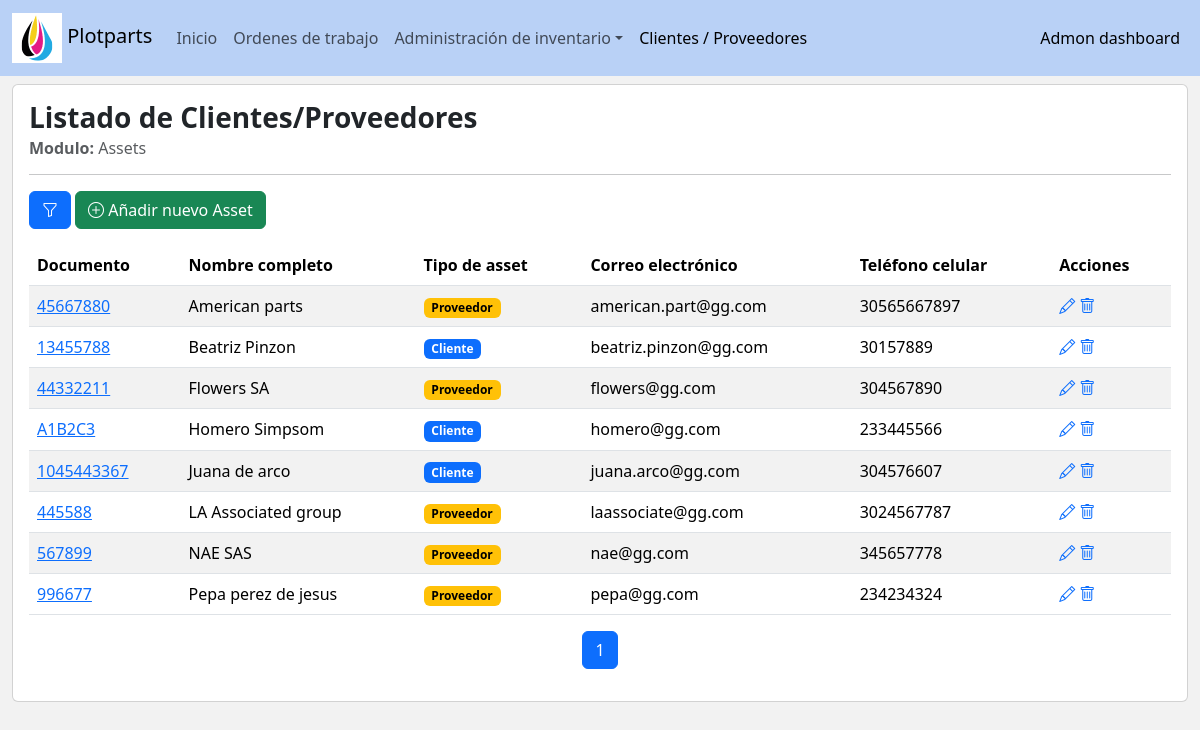
/assets/grid/, run on an earlier commit of the app's database.
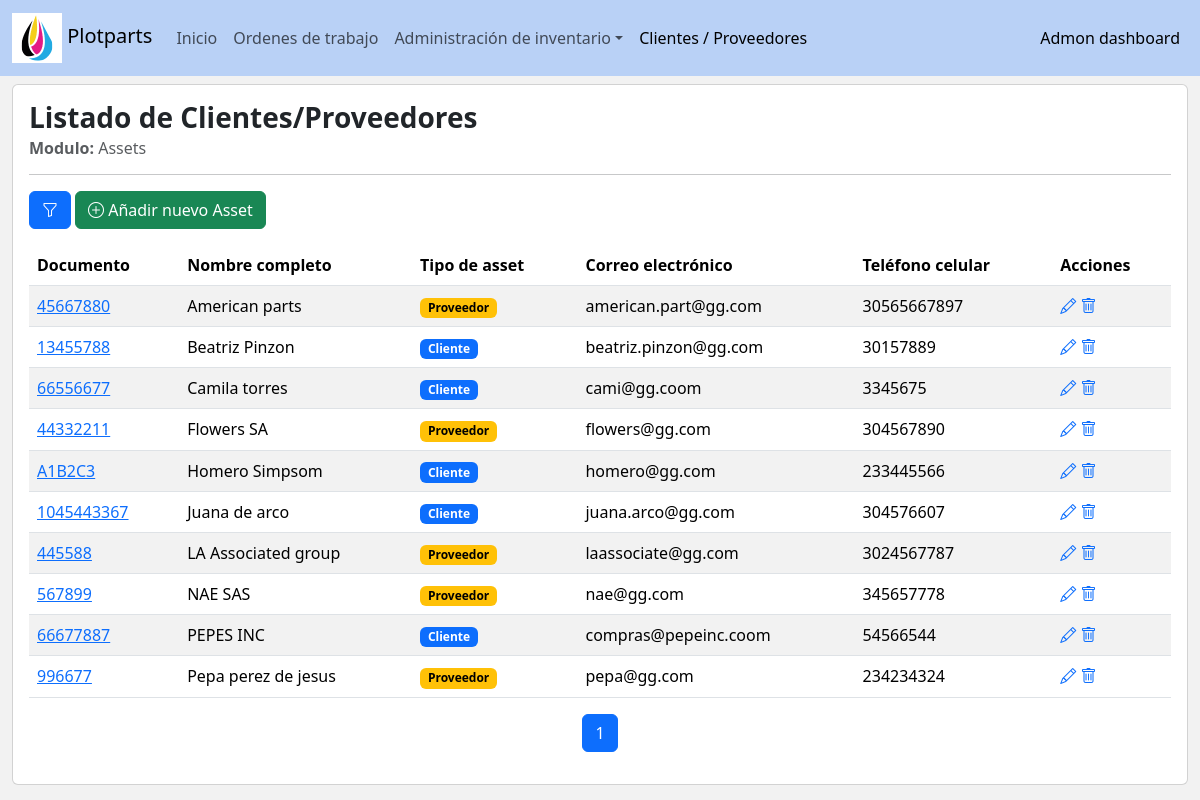
And on a later commit of the database.
### assets/models.py (models this page shows, shortened)
class Asset(models.Model):
    class AssetTypes(models.IntegerChoices):
        customer = (1,'Cliente')
        supplier = (2,'Proveedor')
        __empty__ = ('-- Tipo de Asset --')
    class AssetDocumentTypes(models.IntegerChoices):
        nit = (1,'NIT')
        local_id = (2,'CC')
        __empty__ = ('-- Tipo de documento --')
    class AssetStatus(models.IntegerChoices):
        enable = (1,'Activo')
        disable = (0,'Inactivo')
    name = models.CharField(verbose_name='Nombre',max_length=200)
    type = models.IntegerField(verbose_name='Tipo',choices=AssetTypes)
    document_type = models.IntegerField(verbose_name='Tipo de documento',choices=AssetDocumentTypes.choices)
    document_id = models.CharField(verbose_name='Numero de documento',max_length=200,unique=True)
    email = models.EmailField(verbose_name='Correo electrónico',max_length=200)
    phone = models.CharField(verbose_name='Teléfono de contacto',max_length=200)
    extra_info = models.TextField(verbose_name='Información adicional',max_length=500,blank=True)
    createtime = models.DateTimeField(verbose_name='Fecha/Hora de creación', auto_now_add=True)
    updatetime = models.DateTimeField(verbose_name='Fecha/Hora ultima actualización', auto_now=True)
    status = models.IntegerField(verbose_name='Estado',choices=AssetStatus.choices,default=AssetStatus.enable)
    class Meta:
        verbose_name = 'Asset'
        verbose_name_plural = 'Assets'
        ordering = ['name']

### assets/views.py (the view, shortened to what this page needs)
class AssetListView(ListView):
    model = Asset
    template_name = "assets/assets_grid.html"
    context_object_name = 'assets'
    paginate_by = 10
    extra_context = {
        'AssetFilterForm':AssetFilterForm
    }
    def get_queryset(self):
        queryset = Asset.objects.filter(status = 1)
        return queryset
    def get_context_data(self, **kwargs):
        context = super().get_context_data(**kwargs)
        context['AssetFilterForm'] = AssetFilterForm(self.request.GET)
        context['active_link'] = 'assets'
        return context

### core/templatetags/utils.py (called while the page is built)
@register.filter(name='setValidationClass')
def setValidationClass(input):
    bootstrap_class = ''
    if input.help_text == 'filter_option':
        if input.errors:
            bootstrap_class = 'is-invalid'
    else:
        if (input.data != None) and (input.data != []) :
            if input.errors:
                bootstrap_class = 'is-invalid'
            else:
                bootstrap_class = 'is-valid'
    return input.as_widget(attrs={'class':'form-control '+ bootstrap_class})

@register.filter(name='assetTypeColor')
def assetTypeColor(assetType):
    if assetType == 1:
        return 'primary'
    else:
        return 'warning'

@register.simple_tag(takes_context=True)
def querystring_without_page(context):
    request = context['request']
    querydict = request.GET.copy()
    querydict.pop('page',None)
    clean_querydict = {k: v for k, v in querydict.items() if v.strip() != ''}
    return '&'.join([f'{k}={v}' for k,v in clean_querydict.items()])

### assets/templates/assets/assets_grid.html (shortened to what this page needs)
{% extends 'base_adminv2.html' %}
{% load utils %}
{% block body %}
    <div class='row'>
        <div class="col-lg-12">
            <div class="card">
                <div class="card-body">
                    <h3 class='card-title'><strong>Listado de Clientes/Proveedores</strong></h3>
                    <h6 class="card-subtitle mb-2 text-muted"> <strong>Modulo:</strong> Assets</h6>
                    <hr>
                    <div class="col-lg-12">
                        <p class="d-inline-flex gap-1">
                            <button class="btn btn-primary" type="button" data-bs-toggle="collapse" data-bs-target="#filterBox" aria-expanded="false" aria-controls="filterBox" title="Filtrar"><i class="bi bi-funnel"></i></button>
                            <a href='{% url "assets:create" %}' class="btn btn-success"><i class="bi bi-plus-circle" title="Add"></i> Añadir nuevo Asset</a>
                        </p>
                    </div>
                    <div class="col-lg-12">
                        <div class="table-responsive">
                            <table class="table table-striped table-hover">
                                <thead>
                                <tr>
                                    <th scope="col">Documento</th>
                                    <th scope="col">Nombre completo</th>
                                    <th scope="col">Tipo de asset</th>
                                    <th scope="col">Correo electrónico</th>
                                    <th scope="col">Teléfono celular</th>
                                    <th scope="col">Acciones</th>
                                </tr>
                                </thead>
                                <tbody>
                                    {% if assets|length > 0 %}
                                        {% for row in assets %}
                                            <tr>
                                                <td scope="row"><a href="{% url 'assets:update' row.id %}">{{row.document_id}}</a></td>
                                                <td>{{row.name}}</td>
                                                <td><span class="badge text-bg-{{row.type|assetTypeColor}}">{{row.get_type_display}}</span></td>
                                                <td>{{row.email}}</td>
                                                <td>{{row.phone}}</td>
                                                <td>
                                                    <span><a href="{% url 'assets:update' row.id %}" title='Actualizar'><i class="bi bi-pencil"></i></a></span>
                                                    <span><a href="{% url 'assets:delete' row.id %}" title='Eliminar'><i class="bi bi-trash"></i></a></span>
                                                </td>
                                            </tr>
                                        {% endfor %}
                                        {% else %}
                                            <tr>
                                                <td colspan='7' class='text-center fw-bold'>Resultados no encontrados...</td>
                                            </tr>
                                    {% endif %}
                                </tbody>
                            </table>
                        </div>
                    </div>
                    {% include 'pagination.html' %}
                </div>
            </div>
        </div>
    </div>
{% endblock body %}

### templates/base_adminv2.html (shortened to what this page needs)
{% load static %}
<!DOCTYPE html>
<html lang="es">
<head>
    <link href="https://cdn.jsdelivr.net/npm/bootstrap@5.3.3/dist/css/bootstrap.min.css" rel="stylesheet">
    <link rel="stylesheet" href="https://cdn.jsdelivr.net/npm/bootstrap-icons@1.11.3/font/bootstrap-icons.min.css">
</head>
<body>
    <nav class="navbar navbar-expand-lg" style="background-color:rgba(13, 110, 253, 0.25);" id='mainMenu'>
        <div class="container-fluid">
            <div class="collapse navbar-collapse" id="navBarToggle">
                <a class="navbar-brand" href="{% url 'core:index' %}">
                    <img src="{% static 'img/ploparts_logo.png' %}" class='img-fluid' alt="">
                    <span>Plotparts</span>
                </a>
                <ul class="navbar-nav me-auto mb-2 mb-lg-0">
                    <li class="nav-item">
                        <a class='nav-link {% if active_link == "index" %}active{% endif %}' href="{% url 'core:index' %}">Inicio</a>
                    </li>
                      <li class="nav-item">
                        <a class='nav-link {% if active_link == "service_orders" %}active{% endif %}' href="{% url 'service_orders:grid' %}">Ordenes de trabajo</a>
                    </li>
                      <li class="nav-item dropdown">
                        <a class='nav-link dropdown-toggle {% if dropdown_menu %}active{% endif %}' href="#" role="button" data-bs-toggle="dropdown" >Administración de inventario</a>
                    </li>
                    <li class="nav-item">
                        <a class='nav-link {% if active_link == "assets" %}active{% endif %}' href="{% url 'assets:grid' %}">Clientes / Proveedores</a>
                    </li>
                </ul>
                <div class='d-flex'>
                    <ul class="navbar-nav me-auto mb-2 mb-lg-0">
                        <li class="nav-item">
                            <a class="nav-link active" aria-current="page" href="#">Admon dashboard</a>
                        </li>
                    </ul>
                </div>
            </div>
        </div>
    </nav>
    <div class="container-fluid mt-2">
        {% block body %}
        {% endblock body %}
    </div>
</body>
</html>

### templates/pagination.html (shortened to what this page needs)
{% load utils %}
<div class="col-lg-12">
    <nav aria-label="Page navigation example">
        <ul class="pagination justify-content-center">
            {% querystring_without_page as clean_query %}
            {% for num in page_obj.paginator.page_range %}
                {% if num >= page_obj.number|add:"-2" and num <= page_obj.number|add:"2" %}
                    {% if num == page_obj.number %}
                        <li class="page-item active"><span class="page-link">{{num}}</span></li>
                    {% else %}
                        <li class="page-item">
                            <a class="page-link" href="?{% if clean_query %}{{clean_query}}&{% endif %}page={{num}}">{{num}}</a>
                        </li>
                    {% endif %}
                {% endif %}
            {% endfor %}
        </ul>
    </nav>
</div>

### templates/base_adminv2.html (style rules this page uses)
body { background-color:#f2f2f2; }

What changed in the data, as far as the page shows it:
added Asset: document_id "66556677", name "Camila torres", type "Cliente", email "cami@gg.coom", phone "3345675"
added Asset: document_id "66677887", name "PEPES INC", type "Cliente", email "compras@pepeinc.coom", phone "54566544"
